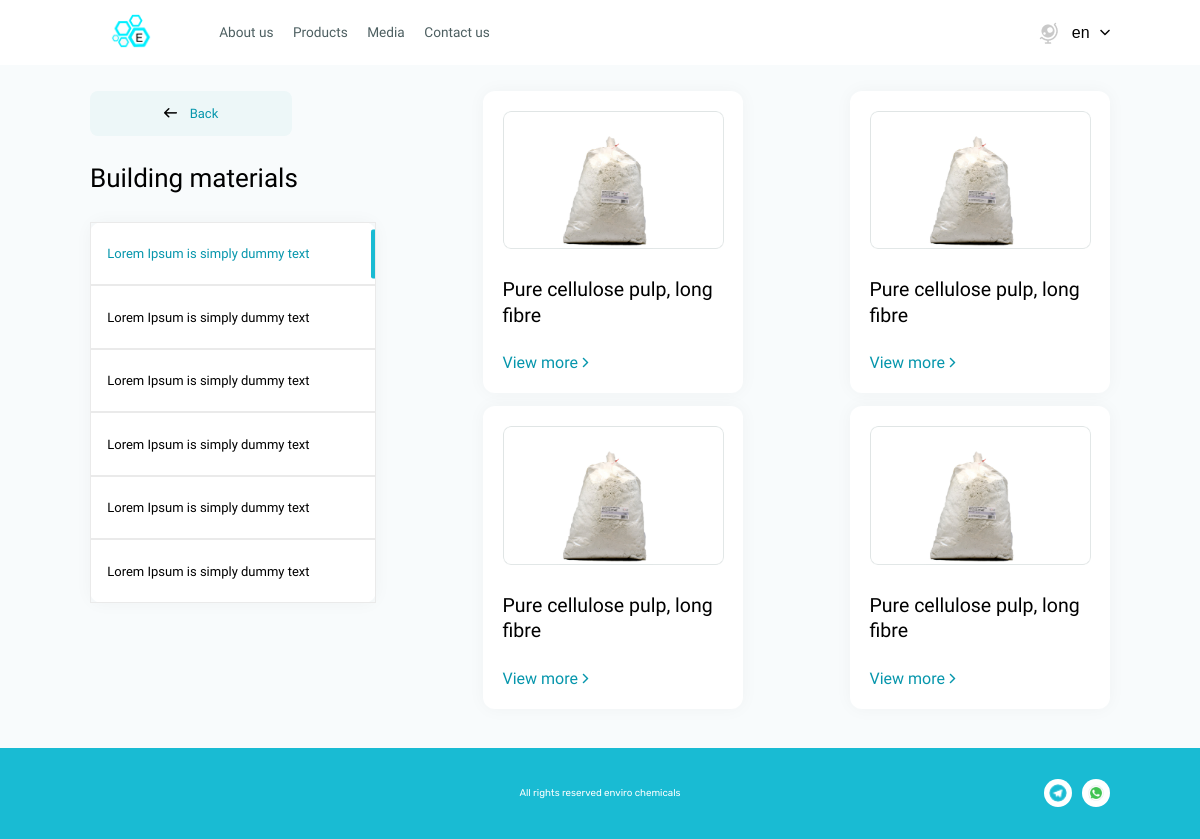
/en/building/1/, run on the app's committed database.
### main/models.py (models this page shows, shortened)
class ProductItems(models.Model):
    title = models.CharField(max_length=200)
    body = models.CharField(max_length=200)
    image = models.ImageField()
    shape = models.CharField(max_length=50)
    weight = models.CharField(max_length=50)
    color = models.CharField(max_length=50)
    packing_specifications = models.CharField(max_length=50)
    group_id = models.ForeignKey(Products, on_delete=models.CASCADE)
    class Meta:
        verbose_name = 'Product Item'
        verbose_name_plural = 'Product Items'

### main/views.py (the view)
# urls.py: path('building/<int:pk>/', buildingpage, name="building"),
def buildingpage(request, pk):
    try:
        all = ProductItems.objects.filter(group_id=pk)
        if len(all)%2 == 0:
            products = all[:int(len(all)/2)]
            products1 = all[int(len(all) / 2):]
        else:
            products = all[:int((len(all)+1) / 2)]
            products1 = all[int((len(all)+1) / 2):]
        return render(request, 'main/Assets/building.html', {'products': products, 'products1': products1})
    except:
        print('error')
        return render(request, 'main/Assets/building.html')

### main/models.py (called while the page is built)
    def __str__(self):
        return str(self.pk)

### main/templates/main/Assets/building.html (shortened to what this page needs)
{% extends 'main/base.html' %}
{% load i18n %}
{% load static %}
{% block content %}
    <section>
      <div class="building_materials flex justify_center">
        <div class="container justify_between">
          <div class="material_navigation">
            <button class="btn_light bbtn">
              <a href="{% url 'home' %}"><img src="{% static 'main/images/back.png' %}" alt="<" > {% trans 'Back' %}</a>
            </button>
            <h1>{% trans 'Qurilish materiallari' %}</h1>
            <div class="nav_bars">
              <ul>
                <li>
                  <a href="#" class="active"
                    >Lorem Ipsum is simply dummy text
                  </a>
                </li>
                <li>
                  <a href="#" class="black"
                    >Lorem Ipsum is simply dummy text
                  </a>
                </li>
                <li>
                  <a href="#" class="black"
                    >Lorem Ipsum is simply dummy text
                  </a>
                </li>
                <li>
                  <a href="#" class="black"
                    >Lorem Ipsum is simply dummy text
                  </a>
                </li>
                <li>
                  <a href="#" class="black"
                    >Lorem Ipsum is simply dummy text
                  </a>
                </li>
                <li>
                  <a href="#" class="black"
                    >Lorem Ipsum is simply dummy text
                  </a>
                </li>
              </ul>
            </div>
          </div>
          <div class="material_section">
            {% for p in products %}
            <div class="material">
              <div class="mimg">
                <img src="{{p.image.url}}" alt="material" />
              </div>
              <h1>{{p.title}}</h1>
              <a href="{% url 'buildingdata' p.group_id p.id  %}"
                >{% trans 'View more' %} <img src="{% static 'main/images/bluearight.png' %}" alt=">"
              /></a>
            </div>
            {% endfor %}
          </div>
          <div class="material_section">
          {% for p in products1 %}
            <div class="material">
              <div class="mimg">
                <img src="{{p.image.url}}" alt="material" />
              </div>
              <h1>{{p.title}}</h1>
              <a href="{% url 'buildingdata' p.group_id p.id  %}"
                >{% trans 'View more' %} <img src="{% static 'main/images/bluearight.png' %}" alt=">"
              /></a>
            </div>
            {% endfor %}
          </div>
        </div>
      </div>
    </section>
{% endblock %}

### main/templates/main/base.html (shortened to what this page needs)
{% load i18n %}
{% load static %}
<!DOCTYPE html>
<html lang="en">
  <head>
    <link rel="stylesheet" href="{% static 'main/CSS/style.css' %}" />
  </head>
<body>
    <header>
      <nav class="flex justify_center">
        <div class="container justify_center">
          <div class="navbar">
            <div class="navbarText">
              <div class="logo">
                <a href="{% url 'home' %}">
                  <img src="{% static 'main/images/logo.png' %}" alt="logo" />
                </a>
              </div>
              <div class="menu">
                <ul class="flex justify_center align_center">
                     <li><a href="{% url 'home' %}#about">{% trans "About us" %}</a></li>
              <li><a href="{% url 'product' %}">{% trans "Products" %}</a></li>
              <li><a href="{% url 'media' %}" target="_self">{% trans  "Media" %}</a></li>
              <li><a href="{% url 'contact' %}">{% trans "Contact us" %}</a></li>
                </ul>
              </div>
            </div>
            <div class="lang">
              <div class="dropdown">
                <img src="{% static 'main/images/icons/Globe.png' %}" alt="Globe" />
                <div class="drop_btn flex align_center justify_center">
                   {% get_current_language as LANGUAGE_CODE %}
                   {% get_available_languages as LANGUAGES %}
                   {% get_language_info_list for LANGUAGES as languages %}
                  <button class="dropbtn_item" onclick="openDrop()">{{LANGUAGE_CODE}}</button>
                  <img
                    src="{% static 'main/images/icons/fi-rr-angle-small-down.png' %}"
                    alt="Down"
                    onclick="openDrop()"
                  />
                </div>
              </div>
            </div>
          </div>
        </div>
      </nav>
    </header>
    {% block content %}
     {% endblock %}
 <footer>
       <div class="footer flex justify_center align_center">
        <h1>{% trans 'All rights reserved enviro chemicals' %}</h1>
        <div class="container justify_flexEnd">
          <div class="socials flex align_center">
            <ul class="flex">
              <li>
                <a href="#"
                  ><img src="{% static 'main/images/icons/telegram.png' %}" alt="telegram"
                /></a>
              </li>
              <li>
                <a href="#"
                  ><img src="{% static 'main/images/icons/whatsapp.png' %}" alt="Whatsapp"
                /></a>
              </li>
            </ul>
          </div>
        </div>
      </div>
    </footer>
</body>
</html>

### main/static/main/CSS/style.css (style rules this page uses)
* { margin: 0; padding: 0; box-sizing: border-box; }
html { scroll-behavior: smooth; }
body { font-family: "Heebo", sans-serif; background: #f8fbfc; width: 100%; }
.container { display: flex; width: 80%; }
.flex { display: flex; }
.justify_center { justify-content: center; }
.justify_between { justify-content: space-between; }
.justify_flexEnd { justify-content: flex-end; }
.align_center { align-items: center; }
nav { width: 100%; height: 65px; background-color: #fff; }
.navbar { display: flex; justify-content: space-between; align-items: center; width: 100%; }
.navbarText { display: flex; justify-content: center; align-items: center; }
.logo img { width: 6.3125rem; margin-right: 3.625rem; }
.menu { display: block; }
.menu ul li { list-style: none; margin-right: 1.5rem; }
.menu ul li a { font-family: "Heebo"; font-style: normal; font-weight: 400; font-size: 0.875rem; line-height: 21px; color: #4d5f61; text-decoration: none; transition: 0.5s ease; }
.lang { display: flex; justify-content: center; align-items: center; }
.dropbtn_item { background-color: transparent; color: black; font-size: 16px; border: none; padding: 0 0.8rem; }
.dropdown { position: relative; display: flex; justify-content: center; align-items: center; width: 100%; }
.drop_btn button, .drop_btn img { cursor: pointer; }
.building_materials { margin: 2rem 0; width: 100%; }
.btn_light { display: flex; justify-content: center; align-items: center; width: 100%; height: 45px; background: #edf7f8; border-radius: 8px; color: #0696ac; border: none; font-family: "Heebo"; font-style: normal; font-weight: 500; font-size: 1rem; line-height: 150%; transition: 0.5s ease; cursor: pointer; text-decoration: none; }
.building_materials .btn_light, .back_btn { width: 202px; height: 45px; margin-bottom: 2rem; }
.btn_light a { text-decoration: none; color: #0696ac; font-size: 1rem; }
.btn_light a img { margin-right: 0.75rem; }
.material_navigation h1 { font-family: "Heebo"; font-style: normal; font-weight: 500; font-size: 2rem; line-height: 130%; color: #000000; margin-bottom: 2rem; }
.nav_bars ul { width: 22rem; background: #ffffff; box-shadow: 0px 0px 18px rgba(0, 0, 0, 0.04); border-radius: 12px; }
.active { color: #0696ac; }
.active::after { content: ""; position: absolute; top: 50%; transform: translate(0, -50%); right: 0; width: 4px; background-color: #19bbd3; height: 80%; border-top-left-radius: 2px; border-bottom-left-radius: 2px; }
.black { color: #000; }
.nav_bars ul li { position: relative; list-style: none; padding: 1.25rem; border: 1px solid #eaeaea; }
.nav_bars ul li a { text-decoration: none; font-family: "Heebo"; font-style: normal; font-weight: 400; padding: 0 1.25rem 0 0; font-size: 1rem; line-height: 29px; text-align: center; transition: 0.5s ease; }
.material { padding: 1.5rem; width: 23rem; background-color: #fff; border-radius: 12px; box-shadow: 0px 0px 18px 0px #0000000a; margin-bottom: 1rem; }
.material .mimg img { width: 100%; height: auto; }
.material h1 { font-family: "Heebo"; font-style: normal; font-weight: 500; font-size: 1.5rem; line-height: 130%; color: #000000; margin: 25px 0; }
.material a { text-decoration: none; font-family: "Heebo"; font-style: normal; font-weight: 500; font-size: 16px; line-height: 130%; color: #0696ac; margin: 15px 0; }
.footer { width: 100%; height: 91px; background: #19bbd3; }
.footer h1 { color: #fff; font-family: "Rubik"; font-style: normal; font-weight: 400; font-size: 0.75rem; line-height: 14px; position: absolute; }
.socials ul li { list-style: none; margin-left: 10px; }
.socials ul li:first-child { margin-left: 0; }
.socials ul li a { text-decoration: none; padding: 5px; background: #fff; border-radius: 50%; display: flex; justify-content: center; align-items: center; }
.socials ul li a img { width: 18px; height: 18px; border-radius: 50%; }
@media (max-width: 1440px) { html { font-size: 13px; } }
@media (max-width: 1440px) { .menu ul li a { font-size: 1.05rem; } }
@media (max-width: 1440px) { .container { width: 85%; } }
@media (max-width: 1440px) { .material { width: 20rem; } }

### data on the page
ProductItems: image (picture), title "Pure cellulose pulp, long fibre"
ProductItems: image (picture), title "Pure cellulose pulp, long fibre"
ProductItems: image (picture), title "Pure cellulose pulp, long fibre"
ProductItems: image (picture), title "Pure cellulose pulp, long fibre"

### other printed values
{{ LANGUAGE_CODE }} "en"
